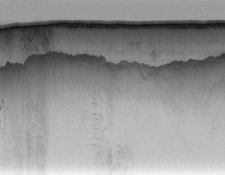
#> input picture part2/test_images/31.png, 225 x 175 px, found by its file name
$ jupyter execute polar_zayatz.ipynb
#> lines starting #> are read from the running program, lines starting #| are printed output that depends on the picture
[cell 1]
#!/usr/local/bin/python3
#
# Authors: Harini Mohanasundaram (harmohan), Pradeep Reddy Rokkam (prokkam), Joy Zayatz(jzayatz)
#
# Ice layer finder
# Based on skeleton code by D. Crandall, November 2021
#

[cell 2]
from PIL import Image
from numpy import *
from scipy.ndimage import filters
import sys
import imageio

[cell 3]
import numpy as np

[cell 4]
# calculate "Edge strength map" of an image
def edge_strength(input_image):
    grayscale = array(input_image.convert('L'))
    filtered_y = zeros(grayscale.shape)
    filters.sobel(grayscale,0,filtered_y)
    return sqrt(filtered_y**2)

[cell 5]
# draw a "line" on an image (actually just plot the given y-coordinates
#  for each x-coordinate)
# - image is the image to draw on
# - y_coordinates is a list, containing the y-coordinates and length equal to the x dimension size
#   of the image
# - color is a (red, green, blue) color triple (e.g. (255, 0, 0) would be pure red
# - thickness is thickness of line in pixels
#
def draw_boundary(input_image, y_coordinates, color, thickness):
    image = input_image.copy()
    for (x, y) in enumerate(y_coordinates):
        for t in range( int(max(y-int(thickness/2), 0)), int(min(y+int(thickness/2), image.size[1]-1 )) ):
            image.putpixel((x, t), color)
    return image

[cell 6]
def draw_asterisk(input_image, pt, color, thickness):
    image = input_image.copy()
    for (x, y) in [ (pt[0]+dx, pt[1]+dy) for dx in range(-3, 4) for dy in range(-2, 3) if dx == 0 or dy == 0 or abs(dx) == abs(dy) ]:
        if 0 <= x < image.size[0] and 0 <= y < image.size[1]:
            image.putpixel((x, y), color)
    return image

[cell 7]
# Save an image that superimposes three lines (simple, hmm, feedback) in three different colors
# (yellow, blue, red) to the filename
def write_output_image(filename, input_image, simple, hmm, feedback, feedback_pt):
    image = input_image.copy()
    new_image = draw_boundary(image, simple, (255, 255, 0), 2)
    new_image = draw_boundary(new_image, hmm, (0, 0, 255), 2)
    new_image = draw_boundary(new_image, feedback, (255, 0, 0), 2)
    new_image = draw_asterisk(new_image, feedback_pt, (255, 0, 0), 2)
    imageio.imwrite(filename, new_image)

[cell 8]
input_filename = '31.png'
gt_airice = [ int(i) for i in [25,25] ]
gt_icerock = [ int(i) for i in [55,61] ]

# load in image
input_image = Image.open(input_filename).convert('RGB')
image_array = array(input_image.convert('L'))
#> image_array is the input picture: shape (175, 225); min 15, max 245, mean 145.8

[cell 9]
# compute edge strength mask -- in case it's helpful. Feel free to use this.
edge_mask = edge_strength(input_image)
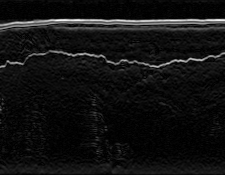
#> edge_mask: shape (175, 225) float64; min 0, max 337, mean 23.3; drawn with min black and max white
imageio.imwrite('edges.png', uint8(255 * edge_mask / (amax(edge_mask))))

[cell 10]
hist, bins = np.histogram(edge_mask, bins = [0,25,50,75,100,150,200,250,400])
#> hist = [29704, 6570, 830, 430, 752, 581, 287, 221]; bins = [0, 25, 50, 75, 100, 150, 200, 250, 400]
print(len(bins))
#| 9
obs_seq = np.digitize(edge_mask, bins)
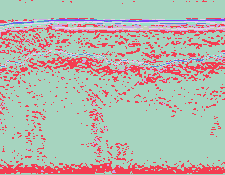
#> obs_seq: shape (175, 225) int64; 8 distinct labels, from 1 to 8; one colour per label, 0 black
obs_seq[:,0]
#> Out = 175 values, max 7 at index 25, min 1 at index 0, mean 1.63

[cell 11]
e_p_bins = list(range(1,len(bins)+1))
#> e_p_bins = [1, 2, 3, 4, 5, 6, 7, 8, 9]
e_p_boundary = np.log([.01,.02,.03,.04,.05,.10,.15,.20,.40])
e_p_not_boundary = np.log([.88,.05,.01,.01,.01,.01,.01,.01,.01])
emission_probs = {'B':dict(zip(e_p_bins, e_p_boundary)),
                  'nB':dict(zip(e_p_bins, e_p_not_boundary))}
emission_probs

[cell 12]
def bin_probabilites(hidden_state, observation):
    return emission_probs[hidden_state][observation]

vfunc = np.vectorize(bin_probabilites)

[cell 13]
obs_p_b = vfunc('B', obs_seq)
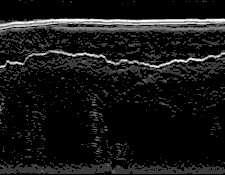
#> obs_p_b: shape (175, 225) float64; min -4.61, max -1.61, mean -4.35; drawn with min black and max white
obs_p_notb = vfunc('nB', obs_seq)
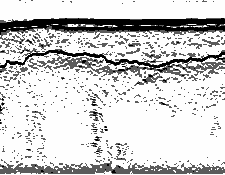
#> obs_p_notb: shape (175, 225) float64; min -4.61, max -0.128, mean -0.959; drawn with min black and max white

[cell 14]
hidden_states = ['B', 'nB']
initial_p = np.log([.5,.5])
initial_probs = dict(zip(hidden_states, initial_p))
initial_probs

[cell 15]
transitions = ['BB', 'BnB', 'nBB', 'nBnB']
trans_p = np.log2([.9,.1,.1,.9])
transition_probs = dict(zip(transitions, trans_p))
transition_probs

[cell 16]
# air ice layers

airice_simple = []
for m in range(image_array.shape[1]):
    compare_p = np.subtract(obs_p_b[:,m], obs_p_notb[:,m])
    airice_simple = np.append(airice_simple,argmax(compare_p))
#> this loop made 225 passes
#> airice_simple on passes 1 to 3: [25], [25, 25], [25, 25, 25]
#> after the loop, airice_simple = 225 values, max 25 at index 0, min 19 at index 60, mean 20.42

airice_hmm = []

B = []
nB = []

#different calculation for first column
e_B = obs_p_b[:,0]
#> e_B = 175 values, max -1.9 at index 25, min -4.61 at index 0, mean -4.26
e_nB = obs_p_notb[:,0]
#> e_nB = 175 values, max -0.128 at index 0, min -4.61 at index 23, mean -1.31

cond_B = initial_probs['B']+ e_B
#> cond_B = 175 values, max -2.59 at index 25, min -5.3 at index 0, mean -4.96
cond_nB = initial_probs['nB']+ e_nB
#> cond_nB = 175 values, max -0.821 at index 0, min -5.3 at index 23, mean -2

B.append(cond_B)
nB.append(cond_nB)

compare = np.subtract(cond_B, cond_nB)
#> compare = 175 values, max 2.71 at index 25, min -4.48 at index 0, mean -2.96
airice_hmm.append(argmax(compare))

#viterbi for remaining columns
for n in range(1, image_array.shape[1]):

    obs = obs_seq[:,n]
    e_B = obs_p_b[:,n]
    e_nB = obs_p_notb[:,n]
    previous_B = B[n-1]
    previous_nB = nB[n-1]

    B_from_B = previous_B + transition_probs['BB'] + e_B
    B_from_nB = previous_nB + transition_probs['nBB'] + e_B
    max_B = np.max(list(zip(B_from_B, B_from_nB)), axis = 1)
    B.append(max_B)

    nB_from_B = previous_B + transition_probs['BnB'] + e_nB
    nB_from_nB = previous_nB + transition_probs['nBnB'] + e_nB
    max_nB = np.max(list(zip(nB_from_B, nB_from_nB)), axis = 1)
    nB.append(max_nB)


    compare =np.subtract(max_B, max_nB)
    airice_hmm.append(argmax(compare))
#> after the loop, B = 225 items; airice_hmm = 225 values, max 66 at index 3, min 19 at index 75, mean 20.87; nB = 225 items


airice_feedback = []

obs_p_b_f= np.roll(obs_p_b, -(gt_airice[1]-1), axis =1)
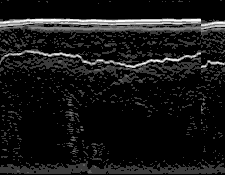
#> obs_p_b_f: shape (175, 225) float64; min -4.61, max -1.61, mean -4.35; drawn with min black and max white
obs_p_notb_f = np.roll(obs_p_notb, -(gt_airice[1]-1), axis =1)
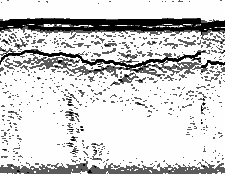
#> obs_p_notb_f: shape (175, 225) float64; min -4.61, max -0.128, mean -0.959; drawn with min black and max white

hidden_states = ['B', 'nB']
initial_p_f = [np.repeat(np.log(.5), 175),np.repeat(np.log(.5), 175)]
initial_probs_f = dict(zip(hidden_states, initial_p_f))
initial_probs_f['B'][gt_airice[0]-1]=np.log(1)
initial_probs_f['nB'][gt_airice[0]-1]=np.log(1e-20)


B = []
nB = []

#different calculation for first column
e_B_f = obs_p_b_f[:,0]
#> e_B_f = 175 values, max -1.9 at index 22, min -4.61 at index 0, mean -4.37
e_nB_f= obs_p_notb_f[:,0]
#> e_nB_f = 175 values, max -0.128 at index 0, min -4.61 at index 21, mean -0.91

cond_B = initial_probs_f['B']+ e_B_f
#> cond_B = 175 values, max -2.59 at index 22, min -5.3 at index 0, mean -5.06
cond_nB = initial_probs_f['nB']+ e_nB_f
#> cond_nB = 175 values, max -0.821 at index 0, min -50.66 at index 24, mean -1.86

B.append(cond_B)
nB.append(cond_nB)

compare = np.subtract(cond_B, cond_nB)
#> compare = 175 values, max 47.66 at index 24, min -4.48 at index 0, mean -3.2
airice_feedback.append(argmax(compare))

#viterbi for remaining columns
for n in range(1, image_array.shape[1]):

    obs = obs_seq[:,n]
    e_B_f = obs_p_b_f[:,n]
    e_nB_f = obs_p_notb_f[:,n]
    previous_B = B[n-1]
    previous_nB = nB[n-1]

    B_from_B = previous_B + transition_probs['BB'] + e_B_f
    B_from_nB = previous_nB + transition_probs['nBB'] + e_B_f
    max_B = np.max(list(zip(B_from_B, B_from_nB)), axis = 1)
    B.append(max_B)

    nB_from_B = previous_B + transition_probs['BnB'] + e_nB_f
    nB_from_nB = previous_nB + transition_probs['nBnB'] + e_nB_f
    max_nB = np.max(list(zip(nB_from_B, nB_from_nB)), axis = 1)
    nB.append(max_nB)


    compare =np.subtract(max_B, max_nB)
    airice_feedback.append(argmax(compare))
#> after the loop, airice_feedback = 225 values, max 66 at index 204, min 19 at index 36, mean 20.88
airice_feedback = np.roll(np.array(airice_feedback), (gt_airice[1]-1))
#> airice_feedback = 225 values, max 66 at index 3, min 19 at index 60, mean 20.88


# ice rock layers
icerock_simple = []
for n in range(image_array.shape[1]):
    try:
        compare_p = np.subtract(obs_p_b[:,n][int(airice_simple[n])+20:],obs_p_notb[:,n][int(airice_simple[n])+20:])
        icerock_simple = np.append(icerock_simple, argmax(compare_p)+20+airice_simple[n])
    except:
        icerock_simple = np.append(icerock_simple, icerock_simple[-1])
#> this loop made 225 passes
#> icerock_simple on passes 1 to 3: [66], [66, 66], [66, 66, 66]
#> after the loop, icerock_simple = 225 values, max 66 at index 0, min 50 at index 49, mean 58.39


icerock_hmm = []

B = []
nB = []

#different calculation for first column
e_B = obs_p_b[:,0]
e_nB = obs_p_notb[:,0]

cond_B = initial_probs['B']+ e_B
#> cond_B = 175 values, max -2.59 at index 25, min -5.3 at index 0, mean -4.96
cond_nB = initial_probs['nB']+ e_nB
#> cond_nB = 175 values, max -0.821 at index 0, min -5.3 at index 23, mean -2

B.append(cond_B)
nB.append(cond_nB)

compare = np.subtract(cond_B[int(airice_hmm[0])+20:], cond_nB[int(airice_hmm[0])+20:])
#> compare = 130 values, max 2.3 at index 21, min -4.48 at index 3, mean -3.13

icerock_hmm.append(argmax(compare)+int(airice_hmm[0])+20)
icerock_hmm

#viterbi for remaining columns
for n in range(1, image_array.shape[1]):

    obs = obs_seq[:,n]
    e_B = obs_p_b[:,n]
    e_nB = obs_p_notb[:,n]
    previous_B = B[n-1]
    previous_nB = nB[n-1]

    B_from_B = previous_B + transition_probs['BB'] + e_B
    B_from_nB = previous_nB + transition_probs['nBB'] + e_B
    max_B = np.max(list(zip(B_from_B, B_from_nB)), axis = 1)
    B.append(max_B)

    nB_from_B = previous_B + transition_probs['BnB'] + e_nB
    nB_from_nB = previous_nB + transition_probs['nBnB'] + e_nB
    max_nB = np.max(list(zip(nB_from_B, nB_from_nB)), axis = 1)
    nB.append(max_nB)


    compare =np.subtract(max_B[int(airice_hmm[n])+20:], max_nB[int(airice_hmm[n])+20:])
    argmax(compare)
    icerock_hmm.append(argmax(compare)+int(airice_hmm[0])+20)
#> after the loop, icerock_hmm = 225 values, max 131 at index 15, min 56 at index 50, mean 63.32


icerock_feedback = []

obs_p_b_f= np.roll(obs_p_b, -(gt_icerock[1]-1), axis =1)
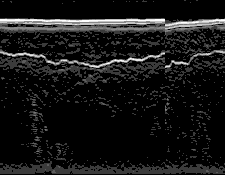
#> obs_p_b_f: shape (175, 225) float64; min -4.61, max -1.61, mean -4.35; drawn with min black and max white
obs_p_notb_f = np.roll(obs_p_notb, -(gt_icerock[1]-1), axis =1)
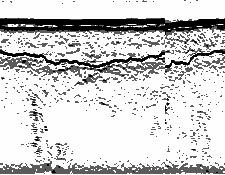
#> obs_p_notb_f: shape (175, 225) float64; min -4.61, max -0.128, mean -0.959; drawn with min black and max white

hidden_states = ['B', 'nB']
initial_p_f = [np.repeat(np.log(.5), 175),np.repeat(np.log(.5), 175)]
initial_probs_f = dict(zip(hidden_states, initial_p_f))
initial_probs_f['B'][gt_icerock[0]-1]=np.log(1)
initial_probs_f['nB'][gt_icerock[0]-1]=np.log(1e-20)


B = []
nB = []

#different calculation for first column
e_B = obs_p_b_f[:,0]
#> e_B = 175 values, max -1.61 at index 19, min -4.61 at index 0, mean -4.38
e_nB = obs_p_notb_f[:,0]
#> e_nB = 175 values, max -0.128 at index 0, min -4.61 at index 19, mean -0.821

cond_B = initial_probs_f['B']+ e_B_f
#> cond_B = 175 values, max -2.59 at index 22, min -5.3 at index 0, mean -5.08
cond_nB = initial_probs_f['nB']+ e_nB_f
#> cond_nB = 175 values, max -0.821 at index 0, min -46.18 at index 54, mean -1.78

B.append(cond_B)
nB.append(cond_nB)

compare = np.subtract(cond_B[int(airice_feedback[0])+20:], cond_nB[int(airice_feedback[0])+20:])
#> compare = 127 values, max 41.57 at index 6, min -4.48 at index 0, mean -3.52
icerock_feedback.append(argmax(compare)+int(airice_feedback[0])+20)

#viterbi for remaining columns
for n in range(1, image_array.shape[1]):

    obs = obs_seq[:,n]
    e_B_f = obs_p_b_f[:,n]
    e_nB_f = obs_p_notb_f[:,n]
    previous_B = B[n-1]
    previous_nB = nB[n-1]

    B_from_B = previous_B + transition_probs['BB'] + e_B_f
    B_from_nB = previous_nB + transition_probs['nBB'] + e_B_f
    max_B = np.max(list(zip(B_from_B, B_from_nB)), axis = 1)
    B.append(max_B)

    nB_from_B = previous_B + transition_probs['BnB'] + e_nB_f
    nB_from_nB = previous_nB + transition_probs['nBnB'] + e_nB_f
    max_nB = np.max(list(zip(nB_from_B, nB_from_nB)), axis = 1)
    nB.append(max_nB)


    compare =np.subtract(max_B[int(airice_feedback[n])+20:], max_nB[int(airice_feedback[n])+20:])
    icerock_feedback.append(argmax(compare)+int(airice_feedback[n])+20)
#> after the loop, icerock_feedback = 225 values, max 170 at index 3, min 51 at index 1, mean 59.53
icerock_feedback = np.roll(np.array(icerock_feedback), (gt_icerock[1]-1))
#> icerock_feedback = 225 values, max 170 at index 63, min 51 at index 50, mean 59.53


# Now write out the results as images and a text file
write_output_image("air_ice_output.png", input_image, airice_simple, airice_hmm, airice_feedback, gt_airice)
#> the loop in draw_boundary, `for (x, y) in enumerate(y_coordinates):` made 225 passes
#> the loop in draw_boundary (call 2), `for (x, y) in enumerate(y_coordinates):` made 225 passes
write_output_image("ice_rock_output.png", input_image, icerock_simple, icerock_hmm, icerock_feedback, gt_icerock)
#> the loop in draw_boundary (call 5), `for (x, y) in enumerate(y_coordinates):` made 225 passes
#> after the loop in draw_boundary (call 5), `for (x, y) in enumerate(y_coordinates):`:
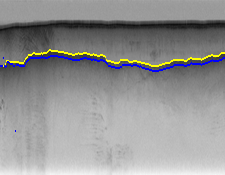
#> image: PIL image 225x175 RGB; mean R, G, B 146.5, 146.5, 146.6
with open("layers_output.txt", "w") as fp:
    for i in (airice_simple, airice_hmm, airice_feedback, icerock_simple, icerock_hmm, icerock_feedback):
        fp.write(str(i) + "\n")
#> this loop made 6 passes

[cell 17]
input_image

[cell 18]
Image.open('edges.png')

[cell 19]
Image.open('air_ice_output.png')

[cell 20]
Image.open('ice_rock_output.png')

[cell 21]
Image.open('collage.png')
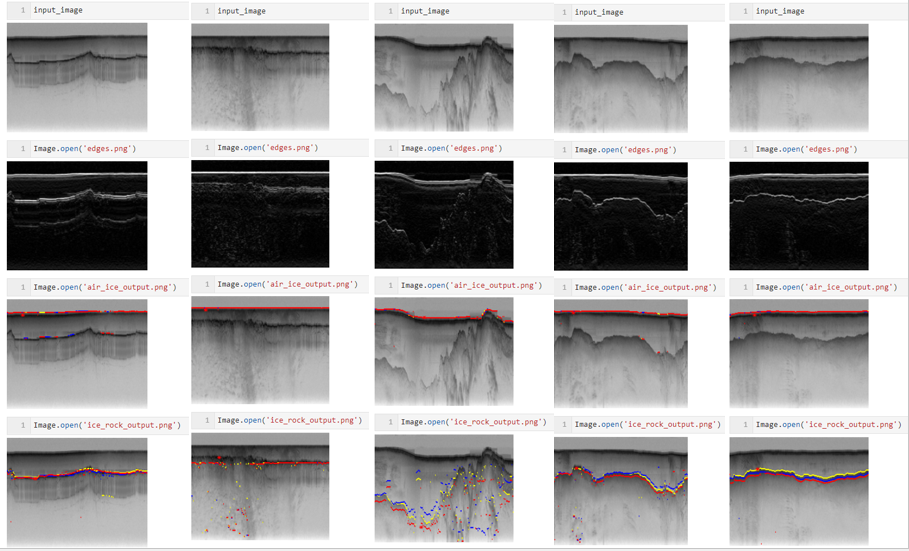
#> input picture part2/collage.png, 909 x 551 px
